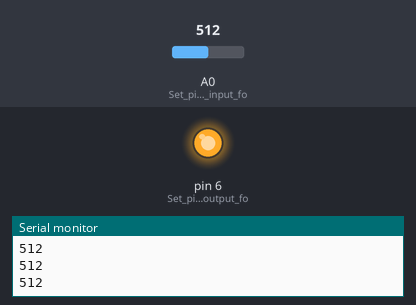
The sketch below on a simulated Arduino Uno, built with avr-gcc and run on an emulated ATmega328P. Parts: output pins drawn as LEDs (lit = HIGH), the last lines printed to the serial monitor. The inputs (shaded band) are chosen by the test bench; at power-on: A0 (Set_pin_A0_as_an_input_fo) = 512.

Above: at 1.2 s.
1.3 s: A0 (Set_pin_A0_as_an_input_fo) set to 685
2.8 s: A0 (Set_pin_A0_as_an_input_fo) set to 716
At 3.2 s:
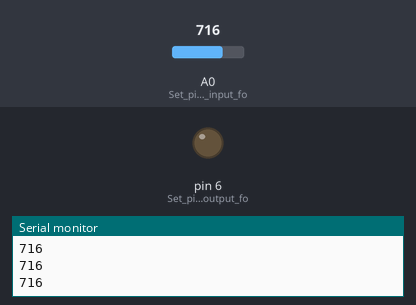
4.3 s: A0 (Set_pin_A0_as_an_input_fo) set to 690
At 5.5 s:
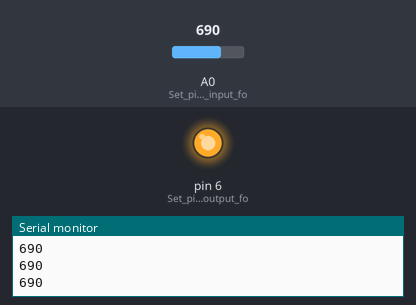
5.8 s: A0 (Set_pin_A0_as_an_input_fo) set to 710
At 6.7 s:
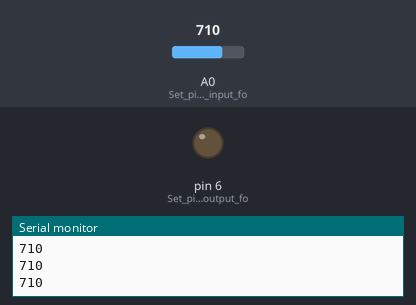
Timing chart, 0 to 8.3 s (numbered marks = the images above; inputs shaded):
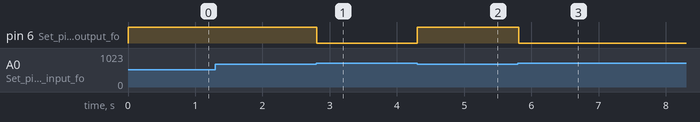

The sketch:

LightTheRoom.ino
```cpp
/*
   Light the room
   This program is turning on the LED on the board, as long as the room is dark.

   compunents:
   LED, Photoresistor, 6 wires, 220 ohm resistor, 10k ohm resistor, breadboard, Arduino Uno.

   Created by Yehonatan Ben-Harush February 2019.
   Hebrew demonstration video:
   https://youtu.be/w8Bf1UlwXX0
 */


//Variables
int THvalue;          // Store threshold value from photoresistor (0-1023)

void setup(){
  Serial.begin(9600); // Set the serial
 pinMode(6, OUTPUT);  // Set pin 6 as an output for the LED
 pinMode(A0, INPUT);// Set pin A0 as an input for the photoresistor
}

void loop(){
  THvalue = analogRead(A0);
  Serial.println(THvalue); // Print the value of the photoresistor to the serial in order to set the thershod value
  if (THvalue > 700){
    digitalWrite(6, LOW);  //if the room is light, turn led off
  }
  else{
    digitalWrite(6, HIGH); //if the room is dark, turn led on
  }
 }
```

Measured:
- the behaviour switches between 700 and 701 on A0 (Set_pin_A0_as_an_input_fo) (found by bisection; images 0 and 1)
- after the input at 2.8 s, pin 6 (Set_pin_6_as_an_output_fo): HIGH → LOW at once
- after the input at 4.3 s, pin 6 (Set_pin_6_as_an_output_fo): LOW → HIGH at once
- after the input at 5.8 s, pin 6 (Set_pin_6_as_an_output_fo): HIGH → LOW at once
